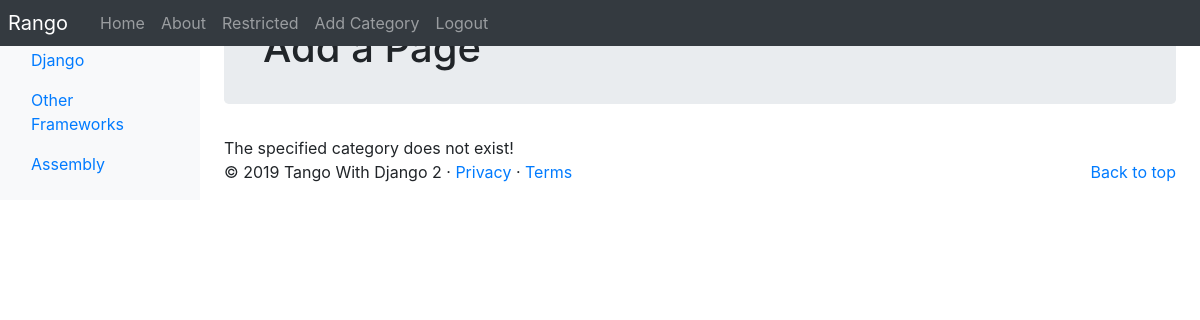
Page /rango/category/bachelor/add_page/ (signed in) on the earlier database version.
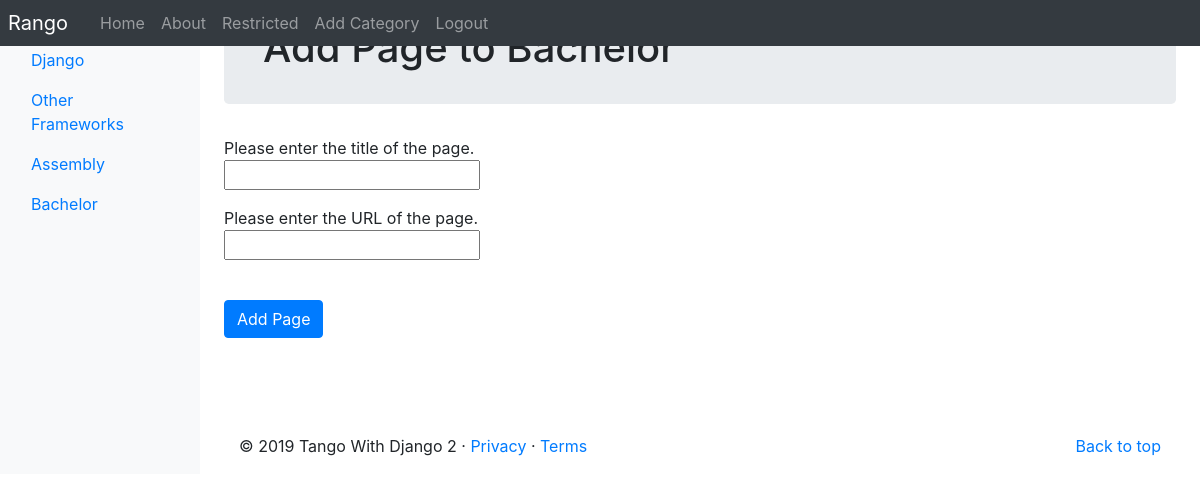
Same page on the later database version.
### rango/models.py (models this page shows, shortened)
class Category(models.Model):
    name = models.CharField(max_length=128, unique=True)
    views = models.IntegerField(default=0)
    likes = models.IntegerField(default=0)
    slug = models.SlugField(unique=True,default='SOME_THING')
    class Meta:
        verbose_name_plural = 'Categories'

### rango/views.py (the view, shortened to what this page needs)
# urls.py: path('category/<slug:category_name_slug>/add_page/', views.add_page, name='add_page'),
@login_required
def add_page(request,category_name_slug):
    try:
        category = Category.objects.get(slug=category_name_slug)
    except Category.DoesNotExist:
        category = None
    form = PageForm()
    context_dict = {'form':form, 'category': category}
    return render(request, 'rango/add_page.html', context_dict)

### rango/forms.py (shortened to what this page needs)
class PageForm(forms.ModelForm):
    title = forms.CharField(max_length=128,help_text="Please enter the title of the page.")
    url = forms.URLField(max_length=128,help_text="Please enter the URL of the page.")
    views = forms.IntegerField(widget=forms.HiddenInput(),initial = 0)
    class Meta:
        model = Page
        exclude = ('category',)

### rango/templatetags/rango_template_tags.py (called while the page is built)
@register.inclusion_tag('rango/categories.html')
def get_category_list(current_category=None):
    return {'categories': Category.objects.all(),
            'current_category':current_category}

### templates/rango/add_page.html (shortened to what this page needs)
{% extends 'rango/base.html' %}
{% load staticfiles %}
{% block body_block %}
    {% if category %}
    <div class="jumbotron p-4">
            <div class="container">
                <h1 class="jumotron-heading">Add Page to {{ category.name }}</h1>
            </div>
        </div>
        <div class="container">
                <div class="row">
                    <form role="form" id="page_form" method="post" action="{% url 'rango:add_page' category.slug %}">
                        {% for field in form.visible_fields %}
                            {{ field.help_text }}<br />
                            {{ field }}<br />
                            <div class="p-2"></div>
                        {% endfor %}
                        <br />
                        <button class="btn btn-primary" type="submit" name="submit">
                            Add Page
                        </button>
                        <div class="p-5"></div>
                    </form>
                </div>
    {% else %}
    <div class="jumbotron p-4">
            <div class="container">
                <h1 class="jumotron-heading">Add a Page</h1>
            </div>
        </div>
    <div>
        The specified category does not exist!
    </div>
    {% endif%}
{% endblock %}

### templates/rango/base.html (shortened to what this page needs)
<!DOCTYPE html>
{% load staticfiles %}
{% load rango_template_tags %}
<html lang="en">
    <head>
    <link href="https://getbootstrap.com/docs/4.2/dist/css/bootstrap.min.css" rel="stylesheet">
    <link href="https://getbootstrap.com/docs/4.2/examples/dashboard/dashboard.css" rel="stylesheet">
    </head>
    <body>
        <header>
            <nav class="navbar navbar-expand-md navbar-dark fixed-top bg-dark p-0">
                <a class="navbar-brand p-2" href="{% url 'rango:index' %}">Rango</a>
                <div class="collapse navbar-collapse" id="navbarCollapse">
                    <ul class="navbar-nav mr-auto">
                        <li class="nav-item"><a class="nav-link" href="{% url 'rango:index' %}">Home</a></li>
                        <li class="nav-item "><a class="nav-link" href="{% url 'rango:about' %}">About</a></li>
                        {% if user.is_authenticated %}
                        <li class="nav-item "><a class="nav-link" href="{% url 'rango:restricted' %}">Restricted</a></li>
                        <li class="nav-item"><a class="nav-link" href="{% url 'rango:add_category' %}">Add Category</a></li>
                        <li class="nav-item"><a class="nav-link" href="{% url 'auth_logout' %}?next=/rango/">Logout</a></li>
                        {% else %}
                        <li class="nav-item"><a class="nav-link" href="{% url 'registration_register' %}">Register Here</a></li>
                        <li class="nav-item "><a class="nav-link" href="{% url 'auth_login' %}">Login</a></li>
                        {% endif %}
                    </ul>
                </div>
            </nav>
        </header>
        <div class="container-fluid">
            <div class="row">
                <nav class="col-md-2 d-none d-md-block bg-light sidebar">
                    <div class="sidebar-sticky">
                    {% block sidebar_block %}
                        {% get_category_list category %}
                    {% endblock %}
                    </div>
                </nav>
                <main role="main" class="col-md-9  ml-sm-auto col-lg-10 px-4">
                    {% block body_block %}{% endblock %}
                    <footer>
                        <p class="float-right"><a href="#">Back to top</a></p>
                        <p>&copy; 2019 Tango With Django 2 &middot; <a href="#">Privacy</a> &middot; <a href="#">Terms</a></p>
                    </footer>
                </main>
            </div>
        </div>
    </body>
</html>

### templates/rango/categories.html (shortened to what this page needs)
<ul class="nav flex-column">
        {% if categories %}
            {% for c in categories %}
                {% if c == current_category %}
                <li class="nav-item"><a class="nav-link active" href="{% url 'rango:show_category' c.slug %}">{{ c.name }}</a></li>
                {% else %}
                <li class="nav-item"><a class="nav-link" href="{% url 'rango:show_category' c.slug %}">{{ c.name }}</a></li>
                {% endif %}
            {% endfor %}
        {% else %}
            <li class="nav-item">There are no categories present.</li>
        {% endif %}
    </ul>

Differences in the rows shown:
added Category: name "Bachelor"
Other differences:
text no longer shown: "Add a Page The specified category does not exist!"
text now shown: "Add Page to Add Page"
new list line: "Please enter the title of the page. "
new list line: "Please enter the URL of the page. "
